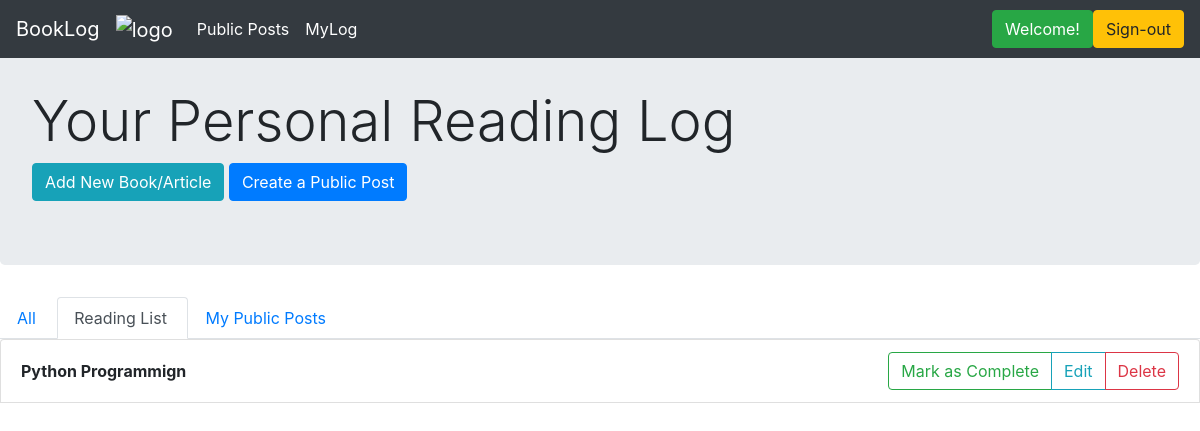
Before: /readinglist (signed in) with the older database file.
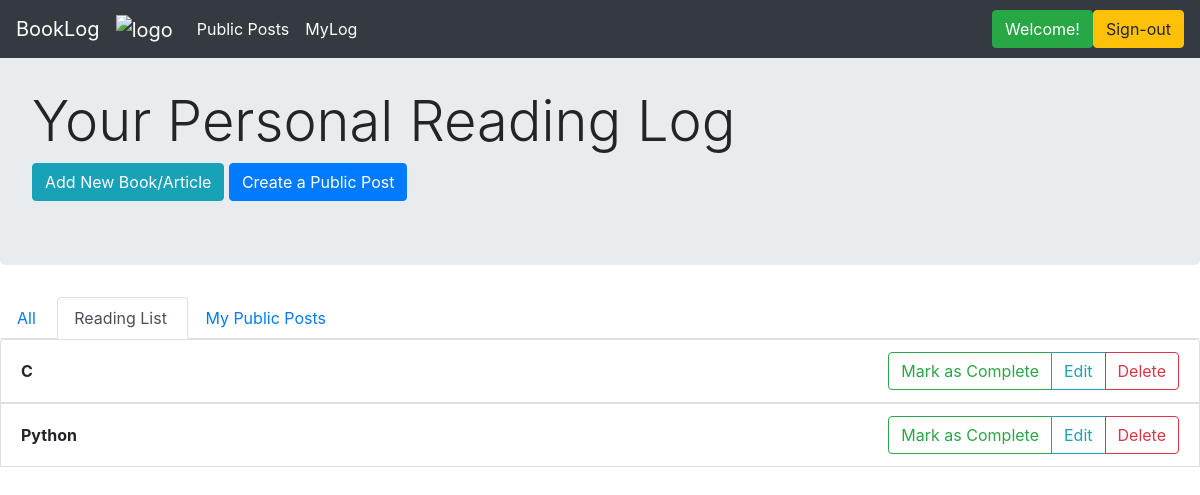
After: the same page with the newer database file.
### application/models.py (models this page shows)
class Book(db.Model):
    __tablename__ = 'books_and_other_readings'
    id = db.Column(db.Integer, primary_key=True)
    title = db.Column(db.String(80), index=True, unique=False, nullable=False)
    author = db.Column(db.String(80), index=False, unique=False, nullable=True)
    date_started = db.Column(db.DateTime, index=False, unique=False, nullable=False)
    description = db.Column(db.Text, index=False, unique=False, nullable=True)
    complete = db.Column(db.Boolean, index=False, unique=False, nullable=True)
    user_id = db.Column(db.Integer, ForeignKey('users.id'), nullable=False, index=True)
    user = relationship("User", backref = "books", foreign_keys=[user_id])
    cat_id = db.Column(db.Integer, ForeignKey('categories.id'), nullable=True, index=True)
    category = relationship("Category", backref="books", foreign_keys=[cat_id])

### application/routes.py (the view)
@main_bp.route("/readinglist", methods=['GET'])
@login_required
def reading_list():
    user = User.query.filter_by(id=session.get("user_id")).first()
    books = user.books
    book_titles = []
    for b in reversed(books):
        book_titles.append(b.title)
    return render_template("readinglist.html", books = books, titles = book_titles)

### application/auth.py (called while the page is built)
@auth_bp.before_app_request
def load_logged_in_user():
    user_id = session.get('user_id')
    if user_id is None:
        g.user = None
    else:
        g.user = User.query.filter_by(id=user_id).first()

def login_required(view):
    @functools.wraps(view)
    def wrapped_view(**kwargs):
        if g.user is None:
            return redirect(url_for('auth_bp.login'))
        return view(**kwargs)
    return wrapped_view

### application/routes.py (called while the page is built)
@main_bp.before_app_request
def load_logged_in_user():
    user_id = session.get('user_id')
    if user_id is None:
        g.user = None
    else:
        g.user = User.query.filter_by(id=user_id).first()

### application/templates/readinglist.html (shortened to what this page needs)
{% extends 'layout.html' %}
{% block content %}
<div class="jumbotron">
    <br>
    <h1 class="display-4">Your Personal Reading Log</h1>
    <a href="{{url_for('main_bp.create_new')}}" class="btn btn-info" role="button">Add New Book/Article</a>
    <a href="{{url_for('main_bp.create_public_post')}}" class="btn btn-primary" role="button">Create a Public Post</a>
</div>
<ul class="nav nav-tabs">
  <li class="nav-item"> <a class="nav-link" href="{{url_for('main_bp.myLog')}}">All&nbsp;</a> </li>
  <li class="nav-item"> <a class="nav-link active" href="#">Reading List&nbsp;</a></li>
  <li class="nav-item"> <a class="nav-link" href="{{ url_for('main_bp.my_public_posts')}}">My Public Posts&nbsp;&nbsp;</a></li>
  <div class="btn-toolbar" role="toolbar">
  </div>
</ul>
<ul class="list-group">
{% for book in books %}
  <li class="list-group-item d-flex justify-content-between align-items-center">
    <b>{{titles[loop.index-1]}}</b>
    {% if book.complete %}
    <div class="btn-group" role="group" aria-label="Basic example">
       <a href="#" class="btn btn-success" role="button">Finished!</a>
       <a href="{{url_for('main_bp.delete', book_id=book.id)}}" class="btn btn-danger" role="button">Delete</a>
    </div>
    {% else %}
    <div class="btn-group" role="group" aria-label="Basic example">
      <a href="{{ url_for('main_bp.mark_done', book_id=book.id) }}" class="btn btn-outline-success" role="button">Mark as Complete</a>
      <button class="btn btn-outline-info" type="button" data-toggle="collapse" area-expanded="false" data-target={{"#log" + loop.index|string}}>Edit</button>
      <a href="{{ url_for('main_bp.delete', book_id=book.id) }}" class="btn btn-outline-danger" role="button">Delete</a>
    </div>
    {% endif %}
  </li>
{% endfor %}
</ul>
{% endblock %}

Changed rows visible on the page:
changed Book: title "Python Programmign" → "C"
added Book: {{ titles[loop.index-1] }} "Python"
